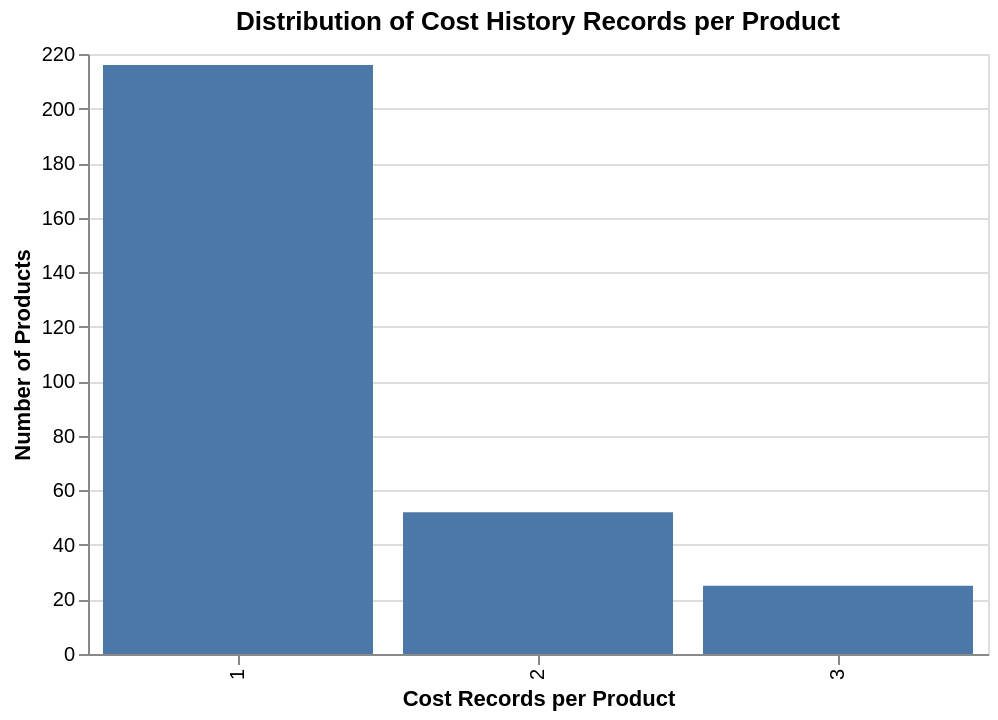

The notebook cell this image was saved under:
### Code cell
alt.Chart(cost_history_count_distribution).mark_bar().encode(
    x=alt.X("cost_history_count:O", title="Cost Records per Product"),
    y=alt.Y("product_count:Q", title="Number of Products"),
    tooltip=["cost_history_count", "product_count"]
).properties(
    title="Distribution of Cost History Records per Product",
    width=450,
    height=300
)

### Figure 1 — Vega-Lite specification as saved in the notebook (floating-point values rounded to 4 significant figures)
{"config": {"view": {"continuousWidth": 300, "continuousHeight": 300}}, "data": {"name": "data-570aa9be647a214425cefc5d4182a441"}, "mark": {"type": "bar"}, "encoding": {"tooltip": [{"field": "cost_history_count", "type": "quantitative"}, {"field": "product_count", "type": "quantitative"}], "x": {"field": "cost_history_count", "title": "Cost Records per Product", "type": "ordinal"}, "y": {"field": "product_count", "title": "Number of Products", "type": "quantitative"}}, "height": 300, "title": "Distribution of Cost History Records per Product", "width": 450, "$schema": "https://vega.github.io/schema/vega-lite/v5.20.1.json", "datasets": {"data-570aa9be647a214425cefc5d4182a441": [{"cost_history_count": 1, "product_count": 216}, {"cost_history_count": 2, "product_count": 52}, {"cost_history_count": 3, "product_count": 25}]}}
